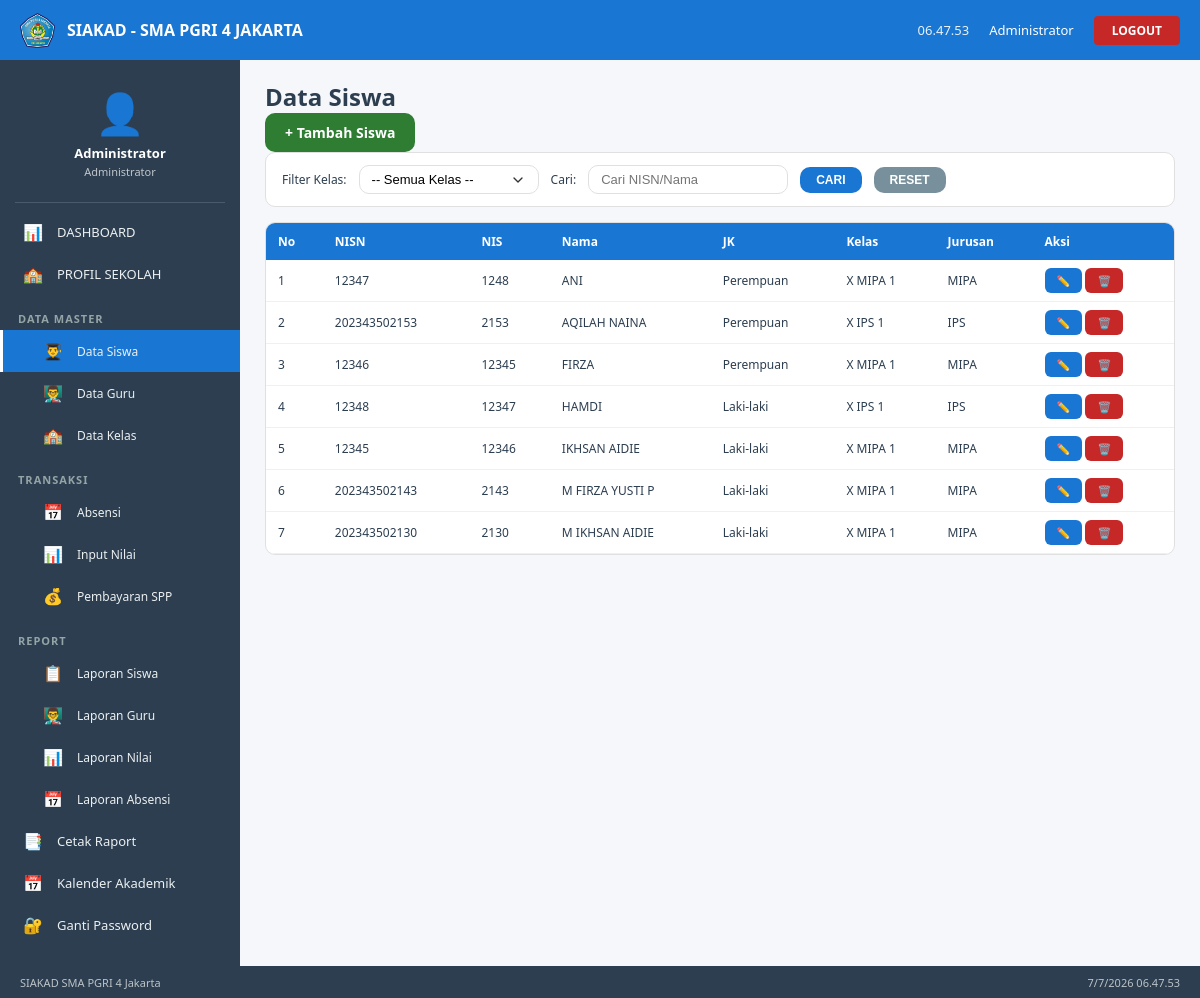
The app's page /siswa/index.php (signed in) with its own data.
### tables this page shows
CREATE TABLE `tbl_siswa` (
  `nisn` varchar(20) NOT NULL,
  `nis` varchar(20) DEFAULT NULL,
  `nama` varchar(100) NOT NULL,
  `jk` enum('Laki-laki','Perempuan') NOT NULL,
  `tempat_lahir` varchar(50) DEFAULT NULL,
  `tgl_lahir` date DEFAULT NULL,
  `agama` enum('Islam','Kristen','Katolik','Hindu','Budha','Konghucu') NOT NULL,
  `alamat` text DEFAULT NULL,
  `no_hp` varchar(15) DEFAULT NULL,
  `email` varchar(50) DEFAULT NULL,
  `kelas` varchar(20) NOT NULL,
  `jurusan` varchar(30) DEFAULT NULL,
  `tahun_masuk` varchar(4) DEFAULT NULL,
  `nama_ayah` varchar(100) DEFAULT NULL,
  `nama_ibu` varchar(100) DEFAULT NULL
);

### siswa/index.php (the view, shortened to what this page needs)
<?php
include '../config/koneksi.php';
include '../includes/header.php';
$query = "SELECT * FROM tbl_siswa ORDER BY nama";
$result = mysqli_query($conn, $query);
?>
<div class="page-header">
    <h2>Data Siswa</h2>
    <a href="tambah.php" class="btn btn-success">+ Tambah Siswa</a>
</div>
<div class="filter-bar">
    <label>Filter Kelas:</label>
    <select id="filterKelas" class="form-control" style="width:180px;">
        <option value="">-- Semua Kelas --</option>
    </select>
    <label>Cari:</label>
    <input type="text" id="searchInput" class="form-control" placeholder="Cari NISN/Nama" style="width:200px;">
    <button class="btn btn-primary" onclick="filterData()">CARI</button>
    <button class="btn btn-secondary" onclick="resetFilter()">RESET</button>
</div>
<div class="table-container">
    <table class="table" id="siswaTable">
        <thead>
            <tr>
                <th>No</th>
                <th>NISN</th>
                <th>NIS</th>
                <th>Nama</th>
                <th>JK</th>
                <th>Kelas</th>
                <th>Jurusan</th>
                <th>Aksi</th>
            </tr>
        </thead>
        <tbody>
            <?php
            $no = 1;
            while ($row = mysqli_fetch_assoc($result)):
            ?>
            <tr>
                <td><?php echo $no++; ?></td>
                <td><?php echo $row['nisn']; ?></td>
                <td><?php echo $row['nis']; ?></td>
                <td><?php echo $row['nama']; ?></td>
                <td><?php echo $row['jk']; ?></td>
                <td><?php echo $row['kelas']; ?></td>
                <td><?php echo $row['jurusan']; ?></td>
                <td>
                    <a href="edit.php?id=<?php echo $row['nisn']; ?>" class="btn btn-primary btn-sm">✏️</a>
                    <a href="hapus.php?id=<?php echo $row['nisn']; ?>" class="btn btn-danger btn-sm" onclick="return confirm('Yakin hapus data ini?')">🗑️</a>
                </td>
            </tr>
            <?php endwhile; ?>
        </tbody>
    </table>
</div>
<?php include '../includes/footer.php'; ?>

### assets/css/style.css (style rules this page uses)
* { margin: 0; padding: 0; box-sizing: border-box; }
body { font-family: 'Segoe UI', Tahoma, Geneva, Verdana, sans-serif; background: #F5F7FA; color: #2C3E50; }
.form-control { width: 100%; padding: 10px 14px; border: 1px solid #E0E0E0; border-radius: 10px; font-size: 13px; transition: border-color 0.3s; background: white; }
select.form-control { appearance: none; background-repeat: no-repeat; background-position: right 12px center; background-size: 16px; }
.btn { padding: 10px 20px; border: none; border-radius: 10px; font-size: 14px; font-weight: bold; cursor: pointer; transition: background 0.3s; text-decoration: none; display: inline-block; text-align: center; }
.btn-primary { background: #1976D2; color: white; }
.btn-success { background: #2E7D32; color: white; }
.btn-danger { background: #C62828; color: white; }
.btn-secondary { background: #78909C; color: white; }
.btn-sm { padding: 5px 12px; font-size: 11px; border-radius: 6px; }
.table-container { overflow-x: auto; background: white; border-radius: 10px; border: 1px solid #E0E0E0; margin-top: 15px; }
.table { width: 100%; border-collapse: collapse; font-size: 12px; }
.table th { background: #1976D2; color: white; padding: 10px 12px; text-align: left; font-weight: 600; white-space: nowrap; }
.table td { padding: 8px 12px; border-bottom: 1px solid #f0f0f0; }
.filter-bar { display: flex; flex-wrap: wrap; gap: 12px; align-items: center; background: white; padding: 12px 16px; border-radius: 10px; border: 1px solid #E0E0E0; margin-bottom: 15px; }
.filter-bar label { font-size: 12px; font-weight: 500; }
.filter-bar .form-control { width: auto; min-width: 150px; padding: 6px 12px; }
.filter-bar .btn { padding: 6px 16px; font-size: 12px; }

### records on screen
tbl_siswa: nisn "12347", nis "1248", nama "ANI", jk "Perempuan", kelas "X MIPA 1", jurusan "MIPA"
tbl_siswa: nisn "202343502153", nis "2153", nama "AQILAH NAINA", jk "Perempuan", kelas "X IPS 1", jurusan "IPS"
tbl_siswa: nisn "12346", nis "12345", nama "FIRZA", jk "Perempuan", kelas "X MIPA 1", jurusan "MIPA"
tbl_siswa: nisn "12348", nis "12347", nama "HAMDI", jk "Laki-laki", kelas "X IPS 1", jurusan "IPS"
tbl_siswa: nisn "12345", nis "12346", nama "IKHSAN AIDIE", jk "Laki-laki", kelas "X MIPA 1", jurusan "MIPA"
tbl_siswa: nisn "202343502143", nis "2143", nama "M FIRZA YUSTI P", jk "Laki-laki", kelas "X MIPA 1", jurusan "MIPA"
tbl_siswa: nisn "202343502130", nis "2130", nama "M IKHSAN AIDIE", jk "Laki-laki", kelas "X MIPA 1", jurusan "MIPA"

### other values on screen
$_SESSION['nama'] "Administrator"
